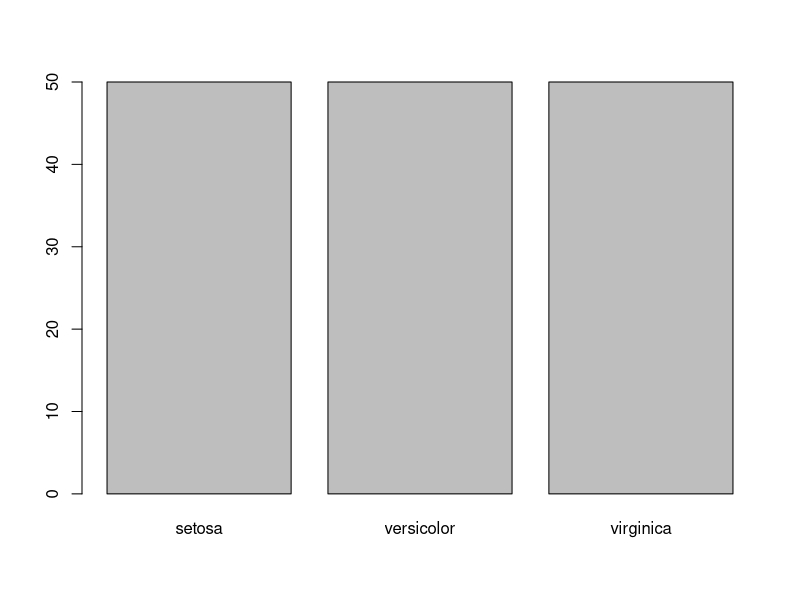
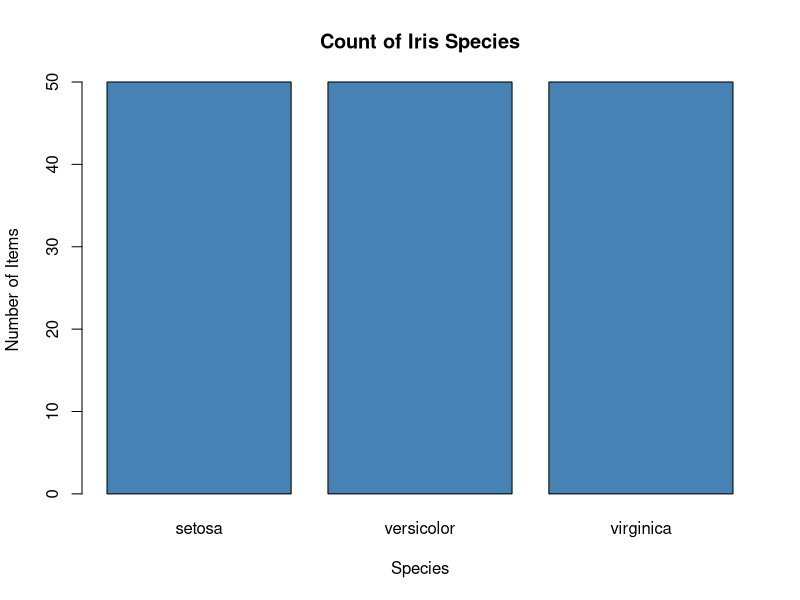
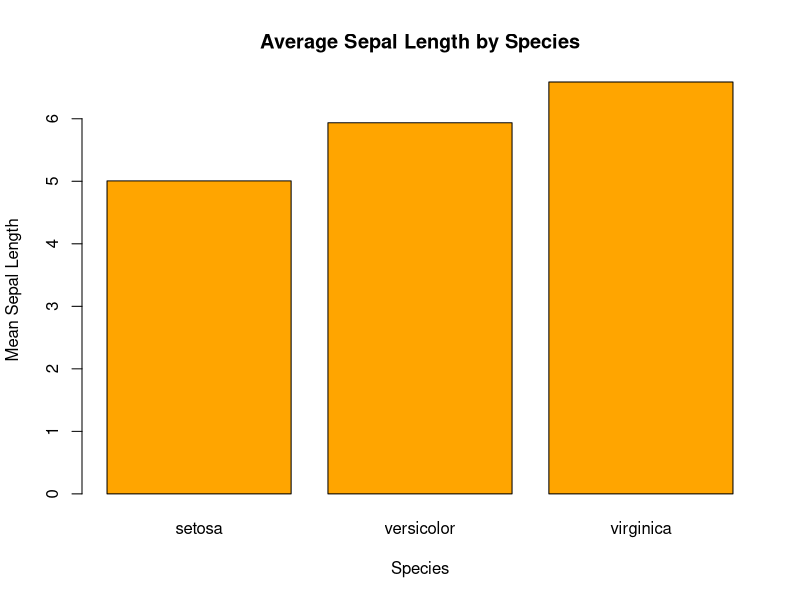
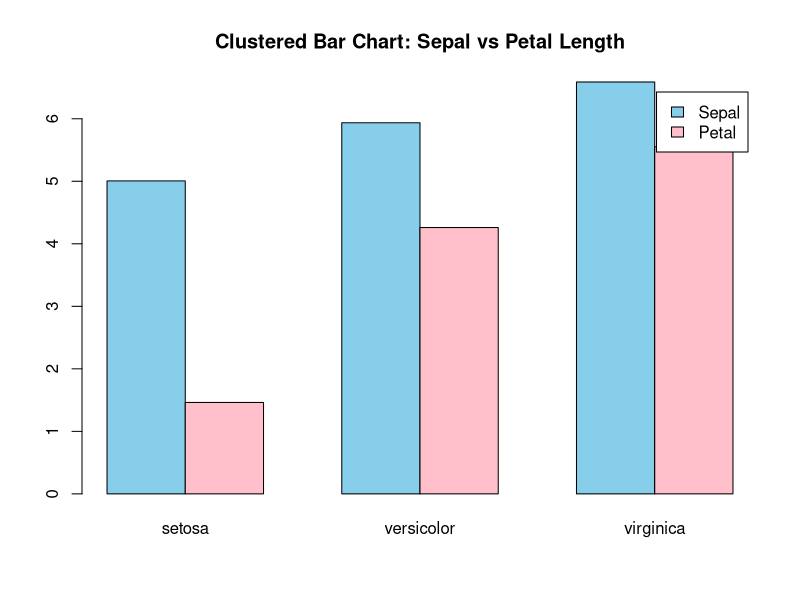
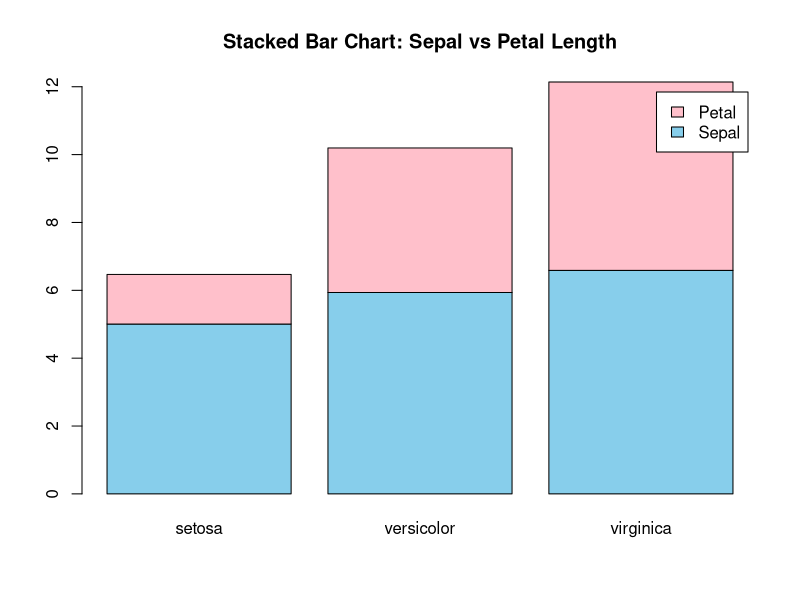

Reproduce these figures in R, in order.
# Load the Dataset
data(iris)

# Inspect the Data
?iris
head(iris, 3)
str(iris)
class(iris)

# View Species column
iris$Species
View(iris)

# Very Basic Bar Chart
barplot(
  table(iris$Species)
)

# Labeled Bar Chart
barplot(
  table(iris$Species),
  main = "Count of Iris Species",
  xlab = "Species",
  ylab = "Number of Items",
  col = "steelblue"
)

# Bar Chart from Aggregated Data
# Mean Sepal Length per Species
mean_sepal <- tapply(iris$Sepal.Length, iris$Species, mean)
mean_sepal

barplot(
  mean_sepal,
  col = "orange",
  main = "Average Sepal Length by Species",
  xlab = "Species",
  ylab = "Mean Sepal Length"
)

# Grouped Bar Chart
# Mean Sepal & Petal Length
group_means <- rbind(
  Sepal = tapply(iris$Sepal.Length, iris$Species, mean),
  Petal = tapply(iris$Petal.Length, iris$Species, mean)
)
group_means

# Grouped (Clustered) Bar Chart
barplot(
  group_means,
  beside = TRUE,
  col = c("skyblue", "pink"),
  legend.text = TRUE,
  main = "Clustered Bar Chart: Sepal vs Petal Length"
)

# Grouped (Stacked) Bar Chart
barplot(
  group_means,
  beside = FALSE,
  col = c("skyblue", "pink"),
  legend.text = TRUE,
  main = "Stacked Bar Chart: Sepal vs Petal Length"
)

